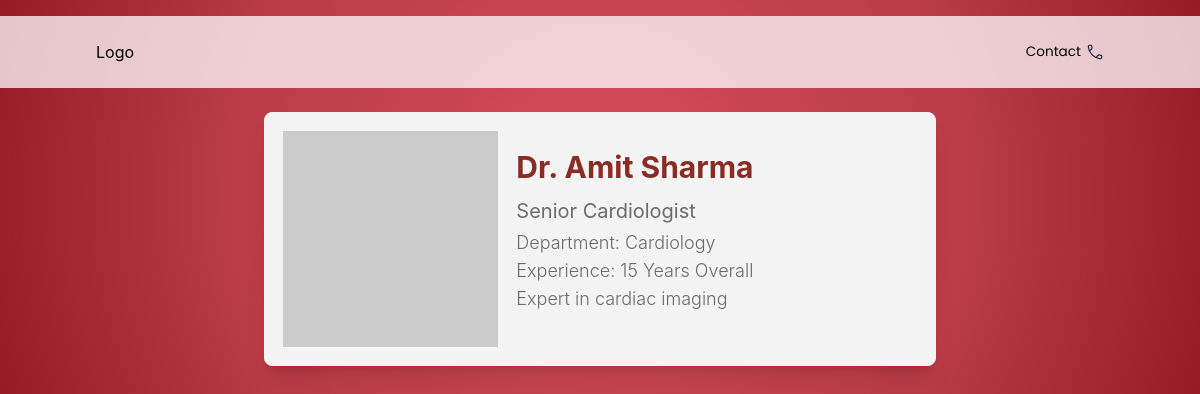
Page /doctor_info/1 on the earlier database version.
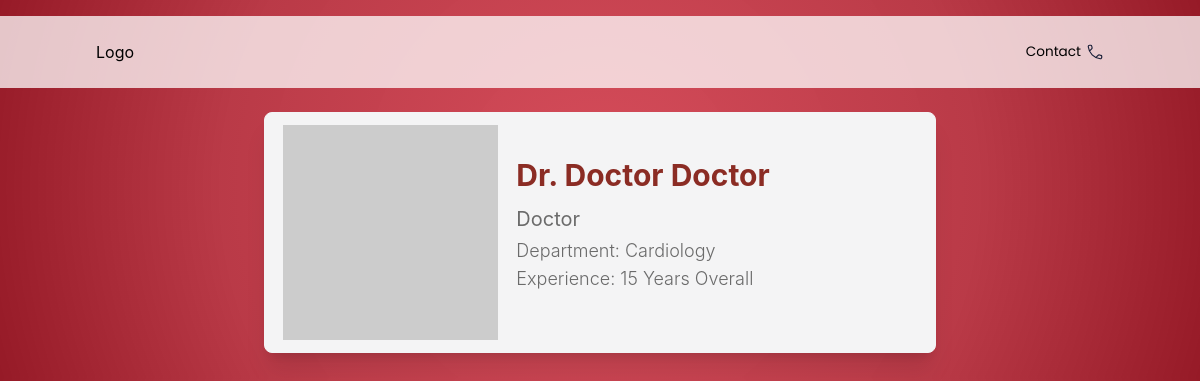
Same page on the later database version.
### models.py (models this page shows)
class Doctor(db.Model):
    DoctorID = db.Column(db.Integer, primary_key=True)
    FirstName = db.Column(db.String,nullable=False)
    LastName = db.Column(db.String,nullable=False)
    Username= db.Column(db.String, nullable=False)
    Password = db.Column(db.String, nullable=False)
    available=db.Column(db.String)
    Department = db.Column(db.String, db.ForeignKey('department.Department_name'), nullable=False)
    Position = db.Column(db.String)
    Experience = db.Column(db.Integer)
    Remarks = db.Column(db.String)
    photo = db.Column(db.String)
    appointments = db.relationship('Appointment', back_populates='doctor', cascade="all, delete")
    department_rel = db.relationship('Department', back_populates='doctors')

### routes/patient.py (the view)
@app.route("/doctor_info/<int:doctor_id>")
def doctor_info(doctor_id):
    doctor = Doctor.query.get(doctor_id)
    if not doctor:
        return "Doctor not found", 404
    return render_template("doctor_info.html", doctor=doctor)

### templates/doctor_info.html (shortened to what this page needs)
<!DOCTYPE html>
<html lang="en">
<head>
    <link rel="stylesheet" href="..\static\style.css">
    <script src="https://cdn.tailwindcss.com"></script>
</head>
<body>
    <header>
        <nav>
        <div class="logo">
            <h2>Logo</h2>
        </div>
        <div class="nav-icons">
            <ul>
            <li>Contact </li>
            </ul>
        </div>
        </nav>
    </header>
    <main>
        <div id="profile-card" class="w-full max-w-2xl bg-white shadow-xl rounded-lg overflow-hidden flex flex-col md:flex-row border border-gray-100">
            <div class="md:w-1/3 flex-shrink-0">
                <img
                    src="https://placehold.co/300x300/e5e7eb/text-gray?text=Profile+Photo"
                    alt="Professional portrait"
                    class="w-full h-full object-cover"
                    onerror="this.onerror=null;this.src='https://placehold.co/300x300/e5e7eb/text-gray?text=Photo+Error';"
                />
            </div>
            <div class="md:w-2/3 p-6 flex flex-col justify-between">
                <div class="space-y-1 mb-4">
                    <div class="text-3xl font-bold text-accent-dark">
                        Dr. {{ doctor.FirstName }} {{ doctor.LastName }}
                    </div>
                    <div class="text-xl text-text-gray pt-2">
                        {{ doctor.Position }}
                    </div>
                    <div class="text-lg text-text-gray font-light">
                        <div>
                            Department: {{ doctor.Department }}
                        </div>
                        <div>
                            Experience: {{ doctor.Experience }} Years Overall
                        </div>
                        <div>
                            {{ doctor.Remarks }}
                        </div>
                    </div>
                </div>
            </div>
        </div>
    </main>
</body>
</html>

Differences in the rows shown:
changed Doctor "Cardiology": FirstName "Amit" → "Doctor"; LastName "Sharma" → "Doctor"; Position "Senior Cardiologist" → "Doctor"; Remarks "Expert in cardiac imaging" → (not shown)
